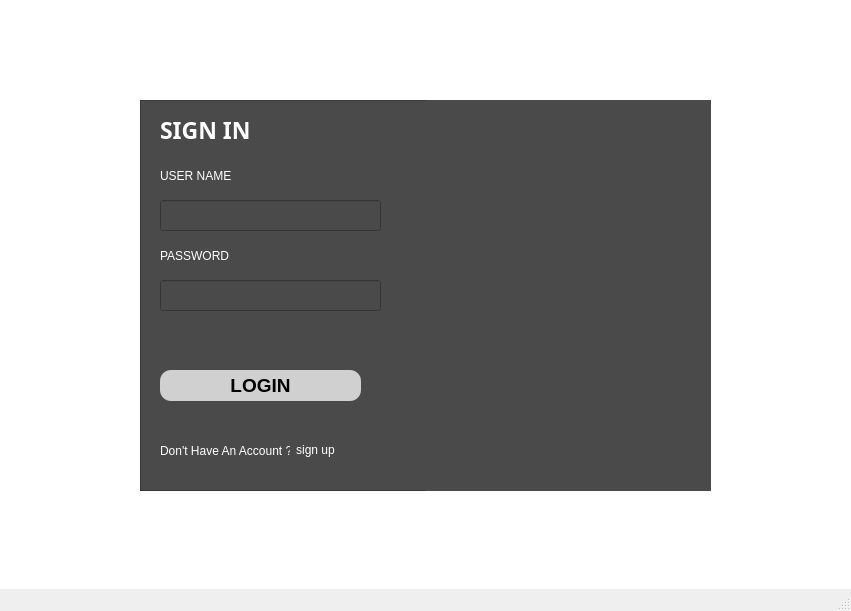
<?xml version="1.0" encoding="UTF-8"?>
<ui version="4.0">
 <class>BLogin</class>
 <widget class="QMainWindow" name="BLogin">
  <property name="geometry">
   <rect>
    <x>0</x>
    <y>0</y>
    <width>851</width>
    <height>611</height>
   </rect>
  </property>
  <property name="windowTitle">
   <string>Login</string>
  </property>
  <widget class="QWidget" name="centralwidget">
   <widget class="QFrame" name="frame">
    <property name="geometry">
     <rect>
      <x>140</x>
      <y>100</y>
      <width>571</width>
      <height>391</height>
     </rect>
    </property>
    <property name="styleSheet">
     <string notr="true">background-color: rgb(74, 74, 74);
</string>
    </property>
    <property name="frameShape">
     <enum>QFrame::StyledPanel</enum>
    </property>
    <property name="frameShadow">
     <enum>QFrame::Raised</enum>
    </property>
    <widget class="QLabel" name="label_2">
     <property name="geometry">
      <rect>
       <x>20</x>
       <y>10</y>
       <width>141</width>
       <height>41</height>
      </rect>
     </property>
     <property name="font">
      <font>
       <family>Arial Black</family>
       <pointsize>17</pointsize>
       <weight>75</weight>
       <bold>true</bold>
      </font>
     </property>
     <property name="styleSheet">
      <string notr="true">color: rgb(255, 255, 255);</string>
     </property>
     <property name="text">
      <string>SIGN IN </string>
     </property>
     <property name="textInteractionFlags">
      <set>Qt::LinksAccessibleByMouse|Qt::TextEditable|Qt::TextEditorInteraction|Qt::TextSelectableByKeyboard|Qt::TextSelectableByMouse</set>
     </property>
    </widget>
    <widget class="QLabel" name="label_3">
     <property name="geometry">
      <rect>
       <x>20</x>
       <y>60</y>
       <width>151</width>
       <height>31</height>
      </rect>
     </property>
     <property name="font">
      <font>
       <family>Arial</family>
       <pointsize>9</pointsize>
      </font>
     </property>
     <property name="styleSheet">
      <string notr="true">
color: rgb(255, 255, 255);</string>
     </property>
     <property name="text">
      <string>USER NAME</string>
     </property>
    </widget>
    <widget class="QLabel" name="label_4">
     <property name="geometry">
      <rect>
       <x>20</x>
       <y>140</y>
       <width>151</width>
       <height>31</height>
      </rect>
     </property>
     <property name="font">
      <font>
       <family>Arial</family>
       <pointsize>9</pointsize>
      </font>
     </property>
     <property name="styleSheet">
      <string notr="true">color: rgb(255, 255, 255);</string>
     </property>
     <property name="text">
      <string>PASSWORD </string>
     </property>
    </widget>
    <widget class="QLineEdit" name="lineEdit">
     <property name="geometry">
      <rect>
       <x>20</x>
       <y>100</y>
       <width>221</width>
       <height>31</height>
      </rect>
     </property>
     <property name="font">
      <font>
       <family>Arial Black</family>
       <pointsize>11</pointsize>
      </font>
     </property>
     <property name="styleSheet">
      <string notr="true">
color: rgb(255, 255, 255);</string>
     </property>
     <property name="text">
      <string/>
     </property>
     <property name="clearButtonEnabled">
      <bool>true</bool>
     </property>
    </widget>
    <widget class="QLineEdit" name="lineEdit_2">
     <property name="geometry">
      <rect>
       <x>20</x>
       <y>180</y>
       <width>221</width>
       <height>31</height>
      </rect>
     </property>
     <property name="font">
      <font>
       <family>Arial Black</family>
       <pointsize>10</pointsize>
      </font>
     </property>
     <property name="styleSheet">
      <string notr="true">color: rgb(255, 255, 255);</string>
     </property>
     <property name="text">
      <string/>
     </property>
     <property name="echoMode">
      <enum>QLineEdit::Password</enum>
     </property>
     <property name="clearButtonEnabled">
      <bool>true</bool>
     </property>
    </widget>
    <widget class="QLabel" name="label_6">
     <property name="geometry">
      <rect>
       <x>20</x>
       <y>330</y>
       <width>191</width>
       <height>41</height>
      </rect>
     </property>
     <property name="font">
      <font>
       <family>Arial</family>
       <pointsize>9</pointsize>
      </font>
     </property>
     <property name="styleSheet">
      <string notr="true">color: rgb(255, 255, 255);
</string>
     </property>
     <property name="text">
      <string>Don't Have An Account ? sign up</string>
     </property>
    </widget>
    <widget class="QLabel" name="label_8">
     <property name="geometry">
      <rect>
       <x>286</x>
       <y>-8</y>
       <width>301</width>
       <height>411</height>
      </rect>
     </property>
     <property name="styleSheet">
      <string notr="true">
background-image: url(:/LAPBAS/e56b841924ac729935e858cb59535fb7.png);
</string>
     </property>
     <property name="text">
      <string/>
     </property>
     <property name="pixmap">
      <pixmap resource="../Images/image.qrc">:/LAPBAS/e56b841924ac729935e858cb59535fb7.png</pixmap>
     </property>
     <property name="scaledContents">
      <bool>false</bool>
     </property>
    </widget>
    <widget class="QToolButton" name="Login_button">
     <property name="geometry">
      <rect>
       <x>20</x>
       <y>270</y>
       <width>201</width>
       <height>31</height>
      </rect>
     </property>
     <property name="font">
      <font>
       <pointsize>14</pointsize>
       <weight>75</weight>
       <bold>true</bold>
      </font>
     </property>
     <property name="styleSheet">
      <string notr="true">QToolButton

{
color:black;
border-radius:11px;
background-color: rgb(208, 208, 208);

}

QToolButton:hover

{
color:white;
border-radius: 11px;
	background-color: rgb(162, 162, 162);

}</string>
     </property>
     <property name="text">
      <string>LOGIN</string>
     </property>
    </widget>
    <widget class="QToolButton" name="singup_button">
     <property name="geometry">
      <rect>
       <x>150</x>
       <y>340</y>
       <width>51</width>
       <height>20</height>
      </rect>
     </property>
     <property name="font">
      <font>
       <family>Arial</family>
       <pointsize>9</pointsize>
      </font>
     </property>
     <property name="cursor">
      <cursorShape>PointingHandCursor</cursorShape>
     </property>
     <property name="styleSheet">
      <string notr="true">QToolButton

{
color:white;
border-radius:11px;
background-color: rgb(74, 74, 74);

}

QToolButton:hover

{
color:rgb(208, 208, 208); 

text-decoration: underline;
border-radius: 11px;


}</string>
     </property>
     <property name="text">
      <string>sign up</string>
     </property>
    </widget>
   </widget>
   <widget class="QLabel" name="label">
    <property name="geometry">
     <rect>
      <x>0</x>
      <y>0</y>
      <width>851</width>
      <height>591</height>
     </rect>
    </property>
    <property name="styleSheet">
     <string notr="true">
background-color: rgb(255, 255, 255);
</string>
    </property>
    <property name="text">
     <string/>
    </property>
    <property name="pixmap">
     <pixmap resource="../Images/image.qrc">:/LAPBAS/8C9445325-michael-jordan-basketball-court.fit-2000w.jpg</pixmap>
    </property>
    <property name="scaledContents">
     <bool>true</bool>
    </property>
   </widget>
   <zorder>label</zorder>
   <zorder>frame</zorder>
  </widget>
  <widget class="QStatusBar" name="statusbar"/>
 </widget>
 <resources>
  <include location="../Images/image.qrc"/>
  <include location="../Images/image.qrc"/>
 </resources>
 <connections/>
</ui>
